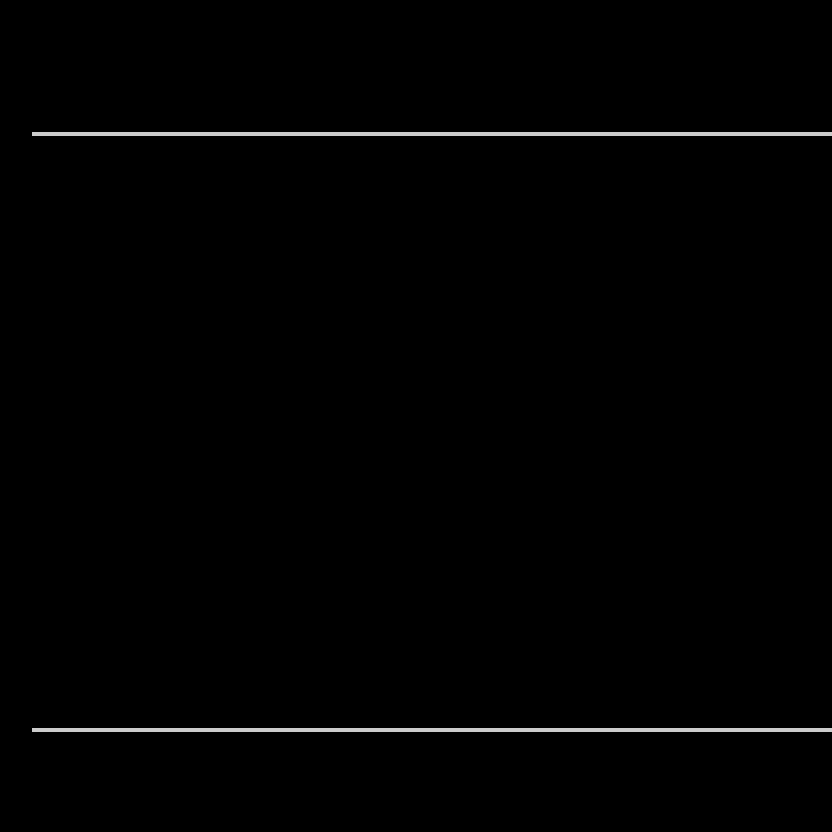

Tiled map render using the project's own tile images. Description and the map definition, with tile-layer contents summarised, below:
An orthogonal 26x26 tile map with 32x32 px tiles, 1 tile layer (Background) and 9 objects (Ball, PlayerLeft, PointBorderRight, PointBorderLeft, Block).

<map version="1.0" orientation="orthogonal" width="26" height="26" tilewidth="32" tileheight="32">
 <tileset firstgid="1" name="tiles1" tilewidth="32" tileheight="32">
  <image source="textures/GameAtlas.png" width="96" height="64" />
 </tileset>
 <layer name="Background" width="26" height="26">
  <data>[676 cells, 676 non-empty, 3 distinct tile ids]</data>
 </layer>
 <objectgroup name="Game" width="26" height="26">
  <object name="Ball" x="395" y="380">
   <properties>
    <property name="Class" value="Ball" />
   </properties>
  </object>
  <object name="PlayerLeft" x="408" y="694">
   <properties>
    <property name="Class" value="Player" />
   </properties>
  </object>
  <object name="PointBorderRight" x="835" y="138" width="3" height="587">
   <properties>
    <property name="Class" value="Trigger" />
    <property name="Once" value="true" />
    <property name="Target" value="PlayerRight" />
   </properties>
  </object>
  <object name="PointBorderLeft" x="28" y="138" width="3" height="588">
   <properties>
    <property name="Class" value="Trigger" />
    <property name="Once" value="true" />
    <property name="Target" value="PlayerLeft" />
   </properties>
  </object>
  <object name="Block" x="480" y="416" width="64" height="32">
   <properties>
    <property name="Class" value="Block" />
   </properties>
  </object>
 </objectgroup>
 <objectgroup name="Colliders" width="26" height="26">
  <object x="-33" y="99" width="926" height="36" />
  <object x="1" y="728" width="831" height="4" />
  <object x="-60" y="137" width="3" height="588" />
  <object x="899" y="138" width="3" height="587" />
 </objectgroup>
</map>
